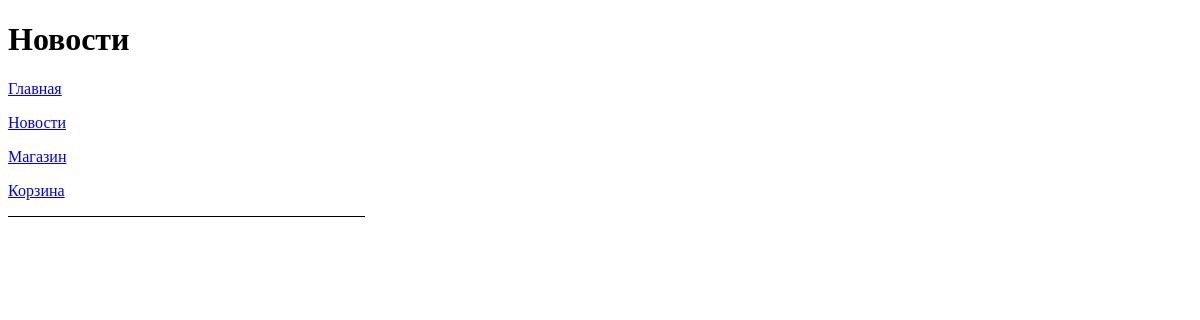
Page /platform/news/ on the earlier database version.
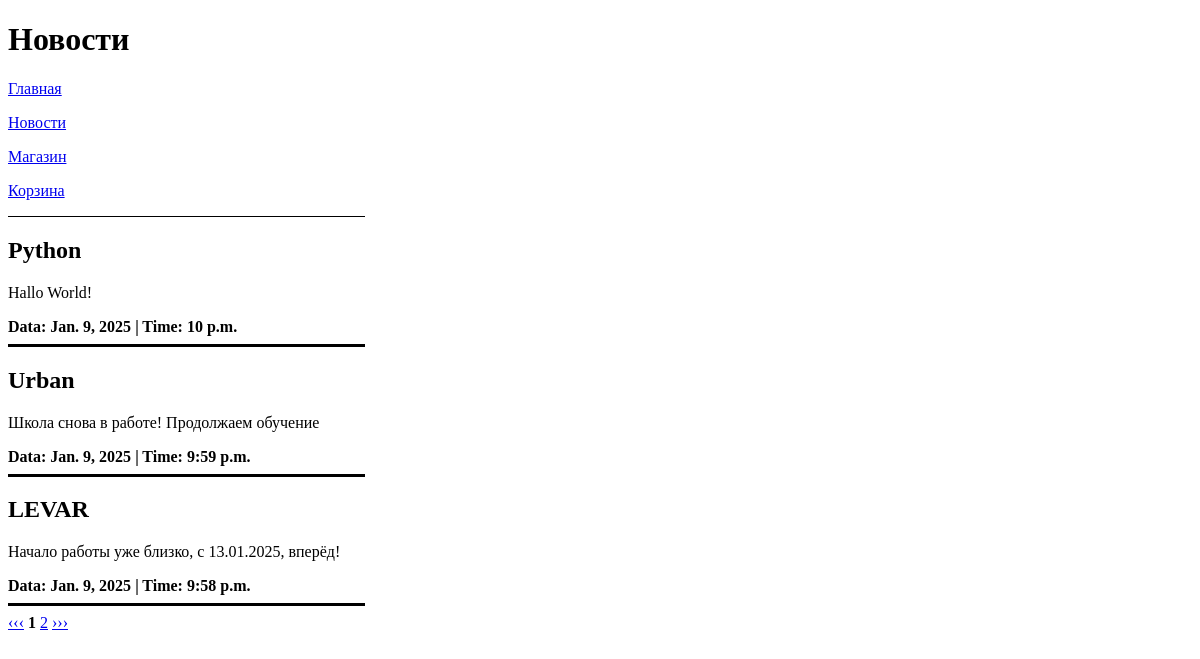
Same page on the later database version.
### task1/models.py (models this page shows, shortened)
class News(models.Model):
    title = models.CharField(max_length=30)
    content = models.TextField()
    data = models.DateField(auto_now=True)
    time = models.TimeField(auto_now=True)

### task1/views.py (the view)
# urls.py: path('platform/news/', news),
def news(request):
    news = News.objects.all().order_by('-data', '-time')
    paginator = Paginator(news, 3)
    page_number = request.GET.get('page')
    page_obj = paginator.get_page(page_number)
    context = {
        'title': 'News',
        'header': 'Новости',
        'page_obj': page_obj, }
    return render(request, 'fourth_task/news.html', context)

### templates/fourth_task/news.html
{% extends 'fourth_task/menu.html' %}
{% block pagename %}
{{block.super}}
{% endblock %}
{% block menu %}
{{block.super}}
{% endblock %}
{% block content %}
{% for news in page_obj %}
<h2>{{ news.title }}</h2>
<p>{{ news.content }}</p>
<b>Data: {{ news.data }} | Time: {{ news.time }}</b>
<hr align="left" size="3" width="30%" color="black">
{% endfor %}
{% if page_obj.has_other_pages %}
<nav align="left" aria-label="Page navigation">
    <div class="pagination">
        {% if page_obj.has_previous %}
        <a class="page-link" href="?page={{ page_obj.previous_page_number }}" aria-label="Previous">
            <span aria-hidden="true">&lsaquo;&lsaquo;&lsaquo;</span></a>
        {% else %}
        <a class="page-link" href="#" aria-label="Previous">
            <span aria-hidden="true">&lsaquo;&lsaquo;&lsaquo;</span></a>
        {% endif %}
        {% for i in page_obj.paginator.page_range %}
        {% if page_obj.number == i %}
        <b>{{ i }}</b>
        {% else %}
        <a class="page-link" href="?page={{ i }}">{{ i }}</a>
        {% endif %}
        {% endfor %}
        {% if page_obj.has_next %}
        <a class="page-link" href="?page={{ page_obj.next_page_number }}" aria-label="Next">
            <span aria-hidden="true">&rsaquo;&rsaquo;&rsaquo;</span></a>
        {% else %}
        <a class="page-link" href="#" aria-label="Next">
            <span aria-hidden="true">&rsaquo;&rsaquo;&rsaquo;</span></a>
        {% endif %}
    </div>
</nav>
{% endif %}
{% endblock %}

### templates/fourth_task/menu.html (shortened to what this page needs)
<!DOCTYPE html>
<html lang="en">
<head>
</head>
<pagename>
    {% block pagename %}
    <h1>{{header}}</h1>
    {% endblock %}
</pagename>
{% block menu %}
<p><a href="http://127.0.0.1:8000/platform/">Главная</a></p>
<p><a href="http://127.0.0.1:8000/platform/news/">Новости</a></p>
<p><a href="http://127.0.0.1:8000/platform/store/">Магазин</a></p>
<p><a href="http://127.0.0.1:8000/platform/cart/">Корзина</a></p>
<hr align="left" size="1" width="30%" color="black">
{% endblock %}
<content>
    {% block content %}
    {% endblock %}
</content>
</html>

Differences in the rows shown:
added News: title "Python", content "Hallo World!", data "Jan. 9, 2025", time "10 p.m."
added News: title "Urban", content "Школа снова в работе! Продолжаем обучение", data "Jan. 9, 2025", time "9:59 p.m."
added News: title "LEVAR", content "Начало работы уже близко, с 13.01.2025, вперёд!", data "Jan. 9, 2025", time "9:58 p.m."
Other differences:
new list line: "1"
new list line: "2"
